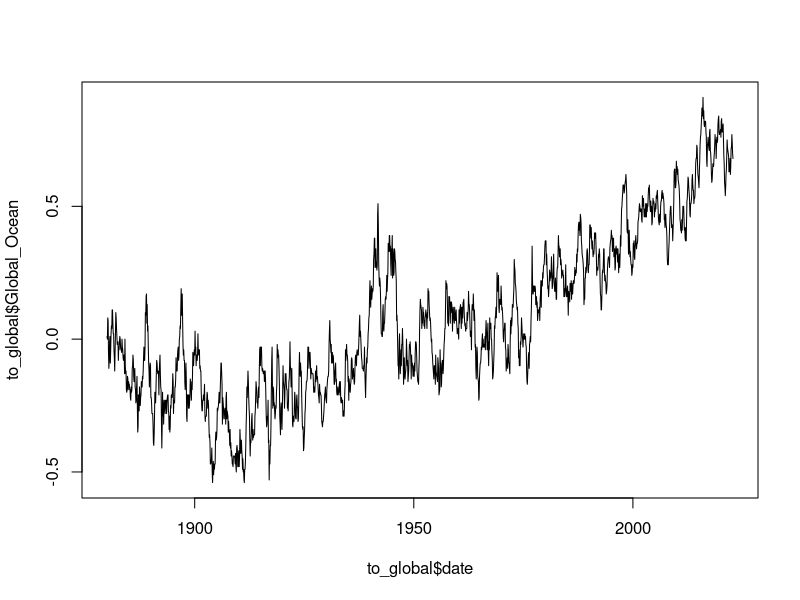

Write the R code that produced this figure.
#### Dataset loading and cleaning script ####
library(tidyverse)
library(openxlsx)

# Sea ice extent Dataset
# https://nsidc.org/data/geophysical-measurements
# https://nsidc.org/data/g02135/versions/3

ice_north <- read.csv("./data/N_seaice.csv", sep = ",") %>% 
    unite("date", Year:Day, sep = "-", remove = TRUE) %>% 
    mutate_at("date", as.Date, format = "%Y-%m-%d") %>% 
    select(-Source.Data, -Missing) %>% 
    filter(!is.na(Extent))
    
ice_south <- read.csv("./data/S_seaice.csv", sep = ",") %>% 
    unite("date", Year:Day, sep = "-", remove = TRUE) %>% 
    mutate_at("date", as.Date, format = "%Y-%m-%d") %>% 
    select(-Source.Data, -Missing) %>% 
    filter(!is.na(Extent))


# Daily Surface Melt Extent ####
# http://nsidc.org/greenland-today/greenland-today-data-and-analysis-tools/

ice_melt <- read.xlsx("./data/greenland-daily-melt.xlsx", sheet = 1) %>% 
    select(-X47,-X48) %>% 
    pivot_longer(!c(month,day), names_to = "year", values_to = "IceMelt") %>% 
    mutate(month2 = case_when(month == "March" ~ "03",
                              month == "April" ~ "04",
                              month == "May" ~ "05",
                              month == "June" ~ "06",
                              month == "July" ~ "07",
                              month == "August" ~ "08",
                              month == "September" ~ "09",
                              month == "October" ~ "10"),
           day2 = case_when(day < 10 ~ paste0("0",day),
                            day >= 10 ~ as.character(day))) %>% 
    mutate(date = paste0(year,"-",month2,"-",day2)) %>% 
    mutate_at("date", as.Date, format = "%Y-%m-%d") %>% 
    select(date,IceMelt) %>% 
    arrange(date)


# Land (1910-2022 and 1880-2022 for global temp) Ocean temperatures (1880-2022)
# https://www.ncei.noaa.gov/access/monitoring/climate-at-a-glance/global/time-series/southAmerica/land/all/11/1880-2022

# temperature of the ocean - Global
to_global <- read.csv("./data/temp_global_ocean.csv", sep = ",") %>% 
    mutate(date = paste0(substr(.$Year, 1, 4),"-",substr(.$Year, 5, 6),"-","01")) %>% 
    select(3,2) %>% 
    mutate_at("date", as.Date, format = "%Y-%m-%d")

plot(x = to_global$date, y = to_global$Global_Ocean, type = "l")

# land temperatures for 6 continents + global land temperature
tl_global <- read.csv("./data/temp_global_land.csv", sep = ",") %>% 
    mutate(date = paste0(substr(.$Year, 1, 4),"-",substr(.$Year, 5, 6),"-","01")) %>% 
    select(3,2) %>% 
    mutate_at("date", as.Date, format = "%Y-%m-%d")

tl_africa <- read.csv("./data/temp_africa_land.csv", sep = ",") %>% 
    mutate(date = paste0(substr(.$Year, 1, 4),"-",substr(.$Year, 5, 6),"-","01")) %>% 
    select(3,2) %>% 
    mutate_at("date", as.Date, format = "%Y-%m-%d")

tl_NA <- read.csv("./data/temp_NA_land.csv", sep = ",") %>% 
    mutate(date = paste0(substr(.$Year, 1, 4),"-",substr(.$Year, 5, 6),"-","01")) %>% 
    select(3,2) %>% 
    mutate_at("date", as.Date, format = "%Y-%m-%d")

tl_SA <- read.csv("./data/temp_SA_land.csv", sep = ",") %>% 
    mutate(date = paste0(substr(.$Year, 1, 4),"-",substr(.$Year, 5, 6),"-","01")) %>% 
    select(3,2) %>% 
    mutate_at("date", as.Date, format = "%Y-%m-%d")

tl_oceania <- read.csv("./data/temp_oceania_land.csv", sep = ",") %>% 
    mutate(date = paste0(substr(.$Year, 1, 4),"-",substr(.$Year, 5, 6),"-","01")) %>% 
    select(3,2) %>% 
    mutate_at("date", as.Date, format = "%Y-%m-%d")

tl_asia <- read.csv("./data/temp_asia_land.csv", sep = ",") %>% 
    mutate(date = paste0(substr(.$Year, 1, 4),"-",substr(.$Year, 5, 6),"-","01")) %>% 
    select(3,2) %>% 
    mutate_at("date", as.Date, format = "%Y-%m-%d")

tl_asia <- read.csv("./data/temp_asia_land.csv", sep = ",") %>% 
    mutate(date = paste0(substr(.$Year, 1, 4),"-",substr(.$Year, 5, 6),"-","01")) %>% 
    select(3,2) %>% 
    mutate_at("date", as.Date, format = "%Y-%m-%d")

tl_europe <- read.csv("./data/temp_europe_land.csv", sep = ",") %>% 
    mutate(date = paste0(substr(.$Year, 1, 4),"-",substr(.$Year, 5, 6),"-","01")) %>% 
    select(3,2) %>% 
    mutate_at("date", as.Date, format = "%Y-%m-%d")


land_temps <- left_join(tl_global,tl_africa, by = 'date') %>%
    left_join(tl_NA,by = "date") %>% 
    left_join(tl_SA,by = "date") %>% 
    left_join(tl_oceania,by = "date") %>% 
    left_join(tl_asia,by = "date") %>% 
    left_join(tl_europe,by = "date")


remove(tl_africa, tl_NA, tl_SA, tl_oceania, tl_asia, tl_europe, tl_global)


